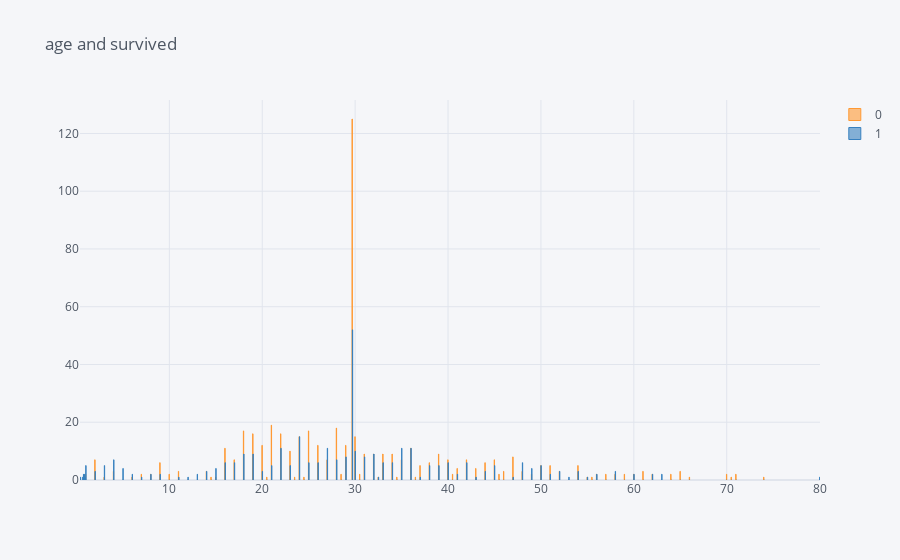

Notebook code cell kept with this figure:
### Code cell
pd.crosstab(train['age'], train['survived']).iplot(kind='bar', title = 'age and survived')

### Figure 1 — Plotly figure (JSON) as saved in the notebook; plotly's stock layout.template omitted (floating-point values rounded to 4 significant figures)
{"data": [{"marker": {"color": "rgba(255, 153, 51, 0.6)", "line": {"color": "rgba(255, 153, 51, 1.0)", "width": 1}}, "name": "0", "orientation": "v", "text": "", "type": "bar", "x": [0.42, 0.67, 0.75, 0.83, 0.92, 1, 2, 3, 4, 5, 6, 7, 8, 9, 10, 11, 12, 13, 14, 14.5, 15, 16, 17, 18, 19, 20, 20.5, 21, 22, 23, 23.5, 24, 24.5, 25, 26, 27, 28, 28.5, 29, 29.7, 30, 30.5, 31, 32, 32.5, 33, 34, 34.5, 35, 36, 36.5, 37, 38, 39, 40, 40.5, 41, 42, 43, 44, 45, 45.5, 46, 47, 48, 49, 50, 51, 52, 53, 54, 55, 55.5, 56, 57, 58, 59, 60, 61, 62, 63, 64, 65, 66, 70, 70.5, 71, 74, 80], "y": [0, 0, 0, 0, 0, 2, 7, 1, 3, 0, 1, 2, 2, 6, 2, 3, 0, 0, 3, 1, 1, 11, 7, 17, 16, 12, 1, 19, 16, 10, 1, 15, 1, 17, 12, 7, 18, 2, 12, 125, 15, 2, 9, 9, 1, 9, 9, 1, 7, 11, 1, 5, 6, 9, 7, 2, 4, 7, 4, 6, 7, 2, 3, 8, 3, 2, 5, 5, 3, 0, 5, 1, 1, 2, 2, 2, 2, 2, 3, 2, 0, 2, 3, 1, 2, 1, 2, 1, 0]}, {"marker": {"color": "rgba(55, 128, 191, 0.6)", "line": {"color": "rgba(55, 128, 191, 1.0)", "width": 1}}, "name": "1", "orientation": "v", "text": "", "type": "bar", "x": [0.42, 0.67, 0.75, 0.83, 0.92, 1, 2, 3, 4, 5, 6, 7, 8, 9, 10, 11, 12, 13, 14, 14.5, 15, 16, 17, 18, 19, 20, 20.5, 21, 22, 23, 23.5, 24, 24.5, 25, 26, 27, 28, 28.5, 29, 29.7, 30, 30.5, 31, 32, 32.5, 33, 34, 34.5, 35, 36, 36.5, 37, 38, 39, 40, 40.5, 41, 42, 43, 44, 45, 45.5, 46, 47, 48, 49, 50, 51, 52, 53, 54, 55, 55.5, 56, 57, 58, 59, 60, 61, 62, 63, 64, 65, 66, 70, 70.5, 71, 74, 80], "y": [1, 1, 2, 2, 1, 5, 3, 5, 7, 4, 2, 1, 2, 2, 0, 1, 1, 2, 3, 0, 4, 6, 6, 9, 9, 3, 0, 5, 11, 5, 0, 15, 0, 6, 6, 11, 7, 0, 8, 52, 10, 0, 8, 9, 1, 6, 6, 0, 11, 11, 0, 1, 5, 5, 6, 0, 2, 6, 1, 3, 5, 0, 0, 1, 6, 4, 5, 2, 3, 1, 3, 1, 0, 2, 0, 3, 0, 2, 0, 2, 2, 0, 0, 0, 0, 0, 0, 0, 1]}], "layout": {"legend": {"bgcolor": "#F5F6F9", "font": {"color": "#4D5663"}}, "paper_bgcolor": "#F5F6F9", "plot_bgcolor": "#F5F6F9", "title": {"font": {"color": "#4D5663"}, "text": "age and survived"}, "xaxis": {"gridcolor": "#E1E5ED", "showgrid": true, "tickfont": {"color": "#4D5663"}, "title": {"font": {"color": "#4D5663"}, "text": ""}, "zerolinecolor": "#E1E5ED"}, "yaxis": {"gridcolor": "#E1E5ED", "showgrid": true, "tickfont": {"color": "#4D5663"}, "title": {"font": {"color": "#4D5663"}, "text": ""}, "zerolinecolor": "#E1E5ED"}}}
